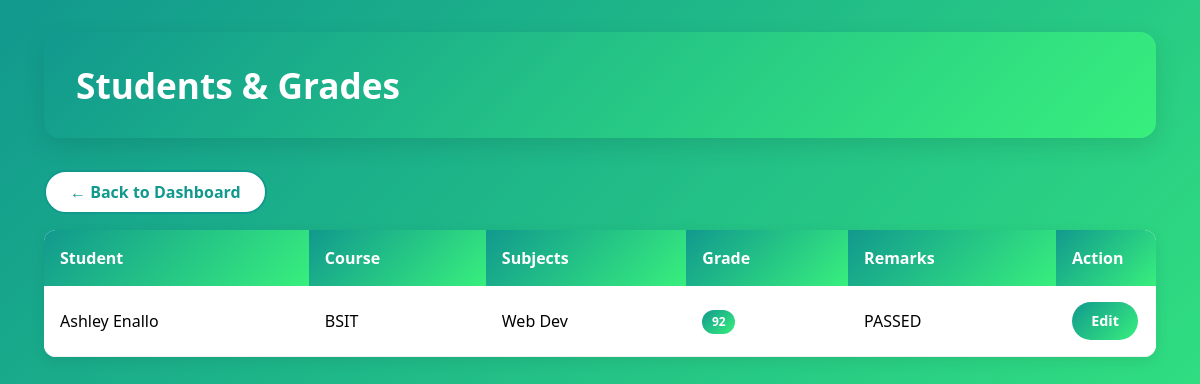
The app's page /instructor/students/ (signed in) with its own data.
### onlineenrollment/models.py (models this page shows, shortened)
class Grades(models.Model):
  student   = models.ForeignKey(Student, on_delete=models.CASCADE, related_name='grades')
  subjects  = models.CharField(max_length=100)   # mirror of Courses.subjects
  sem_no    = models.IntegerField()
  professor = models.CharField(max_length=100)   # same string as Courses.professor
  grades    = models.IntegerField()
  remarks   = models.CharField(max_length=10)

class Student(models.Model):
  user       = models.OneToOneField(User, on_delete=models.CASCADE)
  student_id = models.CharField(max_length=20, unique=True)
  age        = models.PositiveSmallIntegerField()
  gender     = models.CharField(max_length=10)
  address    = models.TextField()

class Enrollment(models.Model):
  student = models.ForeignKey(Student, on_delete=models.CASCADE, related_name='enrollments')
  course  = models.ForeignKey(Courses, on_delete=models.CASCADE)
  date_enrolled = models.DateField(auto_now_add=True)
  status  = models.CharField(max_length=20, default='Pending')

class Courses(models.Model):
  id_course   = models.CharField(max_length=20, unique=True)
  description = models.CharField(max_length=300)
  subjects    = models.CharField(max_length=100)   # free-text list
  professor   = models.CharField(max_length=100)   # instructor name
  units       = models.IntegerField()

### onlineenrollment/views.py (the view)
# urls.py: path('instructor/students/', views.instructor_students, name='instructor_students'),
@login_required
def instructor_students(request):
    prof_name = request.user.get_full_name()
    courses = Courses.objects.filter(professor=prof_name)
    enrolls = Enrollment.objects.filter(course__in=courses).select_related('student', 'course')
    grades = Grades.objects.filter(professor=prof_name).select_related('student')
    return render(request, 'core/instructor_students.html',
                  {'enrolls': enrolls, 'grades': grades})

### onlineenrollment/templates/core/instructor_students.html (shortened to what this page needs)
<!DOCTYPE html>
<html lang="en">
  <head>
    <link
      href="https://cdn.jsdelivr.net/npm/bootstrap@5.3.2/dist/css/bootstrap.min.css"
      rel="stylesheet"
    />
  </head>
  <body>
    <div class="container">
      <div class="page-header">
        <h2>Students & Grades</h2>
      </div>
      <div class="mb-3">
        <a class="btn btn-back" href="{% url 'dashboard' %}"
          >← Back to Dashboard</a
        >
      </div>
      <div class="card">
        <div class="card-body">
          <div class="table-responsive">
            <table class="table table-hover">
              <thead>
                <tr>
                  <th>Student</th>
                  <th>Course</th>
                  <th>Subjects</th>
                  <th>Grade</th>
                  <th>Remarks</th>
                  <th width="100">Action</th>
                </tr>
              </thead>
              <tbody>
                {% for g in grades %}
                <tr>
                  <td>
                    {% if g.student.user.first_name or g.student.user.last_name %}
                    {{ g.student.user.first_name }} {{ g.student.user.last_name }}
                    {% else %}
                    {{ g.student.user.username }}
                    {% endif %}
                  </td>
                  <td>{{ g.student.enrollments.first.course.description }}</td>
                  <td>{{ g.subjects }}</td>
                  <td><span class="badge">{{ g.grades }}</span></td>
                  <td>{{ g.remarks }}</td>
                  <td>
                    <a class="btn btn-edit" href="{% url 'grade_edit' g.id %}"
                      >Edit</a
                    >
                  </td>
                </tr>
                {% endfor %}
              </tbody>
            </table>
          </div>
        </div>
      </div>
    </div>
  </body>
</html>

### onlineenrollment/templates/core/instructor_students.html (style rules this page uses)
* { box-sizing: border-box; }
body { background: linear-gradient(135deg, #11998e 0%, #38ef7d 100%); min-height: 100vh; font-family: "Segoe UI", Roboto, Oxygen, Ubuntu, Cantarell, sans-serif; padding: 2rem; }
.container { max-width: 1400px; }
.page-header { background: linear-gradient(135deg, #11998e 0%, #38ef7d 100%); color: #fff; padding: 2rem; border-radius: 16px; margin-bottom: 2rem; box-shadow: 0 8px 25px rgba(0, 0, 0, 0.1); }
.page-header h2 { font-weight: 700; font-size: 2.2rem; margin: 0; }
.btn-back { background: #fff; color: #11998e; border: 2px solid #11998e; border-radius: 50px; padding: 0.5rem 1.5rem; font-weight: 600; transition: all 0.3s ease; }
.card { background: #fff; border: none; border-radius: 12px; box-shadow: 0 4px 15px rgba(0, 0, 0, 0.08); overflow: hidden; }
.card-body { padding: 0; }
.table { margin: 0; }
.table th { background: linear-gradient(135deg, #11998e 0%, #38ef7d 100%); color: #fff; font-weight: 600; border: none; padding: 1rem; }
.table td { vertical-align: middle; padding: 1rem; border-color: #f0f0f0; }
.btn-edit { background: linear-gradient(135deg, #11998e 0%, #38ef7d 100%); color: #fff !important; border: none; border-radius: 50px; padding: 0.5rem 1.2rem; font-weight: 600; font-size: 0.9rem; transition: all 0.3s ease; }
.badge { background: linear-gradient(135deg, #11998e 0%, #38ef7d 100%); color: #fff; padding: 0.5em 0.8em; border-radius: 50px; font-weight: 600; }

### records on screen
Grades: student.user.first_name "Ashley", student.user.last_name "Enallo", student.enrollments.first.course.description "BSIT", subjects "Web Dev", grades "92", remarks "PASSED"
